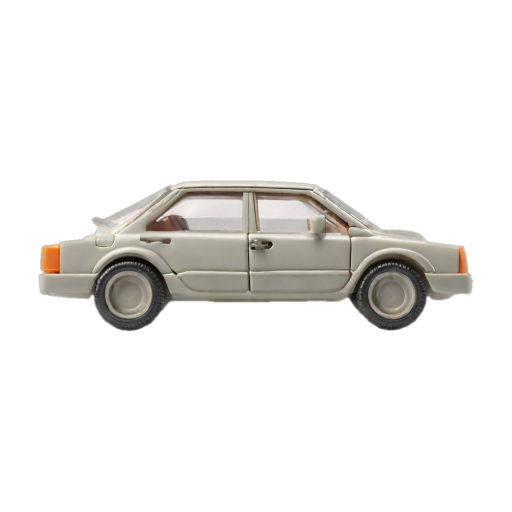
#> input picture examples/outputs/car_side_balanced/selected_rgba.png, 1024 x 1024 px (shown at 1/2 size)
$ python triposr_run.py --input ../examples/outputs/car_side_balanced/selected_rgba.png --out out.png
#> lines starting #> are read from the running program, lines starting #| are printed output that depends on the picture
"""TripoSR adapter (standalone: stdlib + TripoSR's own env only; spec §0 rule 12).

Wraps the repo's OWN entry point `run.py` (pinned 107cefdc). Preprocessing follows run.py exactly:
RGBA composited on 0.5 grey with the object at ~85 % (Stage 4 already centres/pads to 85 %), then
`--no-remove-bg` so TripoSR does not re-matte (never double-matte).
Axis fix (lives only here): TripoSR's raw frame is Objaverse-style (Z up, input camera on +X). Our canonical frame is
+Y up / front +Z, i.e. raw (x, y, z) -> (y, z, x). (tsr.utils.to_gradio_3d_orientation adds a further 180° yaw for
Gradio's camera; using it would make the input view face away from +Z — verified with the silhouette renderer on the
Phase-0 chair mesh and by scripts/calibrate_backend.py on the asymmetric mug.)
--bake-texture is NOT used: Phase 0 showed moderngl needs an X display (headless failure).

    <python> adapters/triposr_run.py --input selected_rgba.png --out raw/ --quality balanced --seed 0
"""
import argparse, json, os, subprocess, sys, threading, time

QUALITY = {  # Phase 0 (Kaggle T4): mc192/chunk2048 -> 3.41 GB peak; mc256/chunk8192 -> 5.55 GB peak
    "fast": {"mc": 192, "chunk": 2048, "bake": False},
    "balanced": {"mc": 256, "chunk": 8192, "bake": False},
    "best": {"mc": 256, "chunk": 8192, "bake": False},
}
OOM_EXIT = 77


class VramPoll(threading.Thread):
    def __init__(self):
        super().__init__(daemon=True); self.peak = 0.0; self.stop = threading.Event(); self.base = self.q()
    @staticmethod
    def q():
        try:
            out = subprocess.run(["nvidia-smi", "--query-gpu=memory.used", "--format=csv,noheader,nounits", "-i",
                                  os.environ.get("CUDA_VISIBLE_DEVICES", "0").split(",")[0]],
                                 capture_output=True, text=True, timeout=10).stdout
            return float(out.split()[0])
        except Exception:
            return 0.0
    def run(self):
        while not self.stop.is_set():
            self.peak = max(self.peak, self.q() - self.base); time.sleep(0.5)


def main():
    ap = argparse.ArgumentParser()
    ap.add_argument("--input", required=True); ap.add_argument("--out", required=True)
    ap.add_argument("--quality", default="balanced", choices=list(QUALITY)); ap.add_argument("--seed", type=int, default=0)
    a = ap.parse_args()
    import numpy as np
    from PIL import Image
    q = QUALITY[a.quality]
    os.makedirs(a.out, exist_ok=True)
    t0 = time.time()
    print("S2S preprocessing", flush=True)
    rgba = np.asarray(Image.open(a.input).convert("RGBA")).astype(np.float32) / 255.0
    rgb = rgba[..., :3] * rgba[..., 3:4] + 0.5 * (1 - rgba[..., 3:4])        # run.py's own compositing
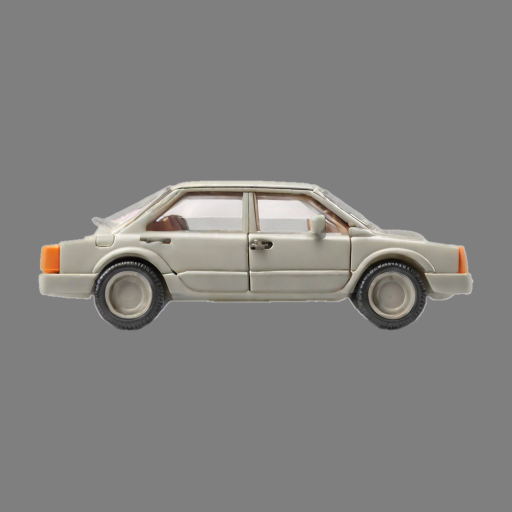
#> rgb: shape (1024, 1024, 3) float32 (shown at 1/2 size); mean R, G, B 0.517, 0.513, 0.506
    grey_path = os.path.join(a.out, "input_grey.png")
    Image.fromarray((rgb * 255).round().astype(np.uint8)).resize((512, 512), Image.LANCZOS).save(grey_path)
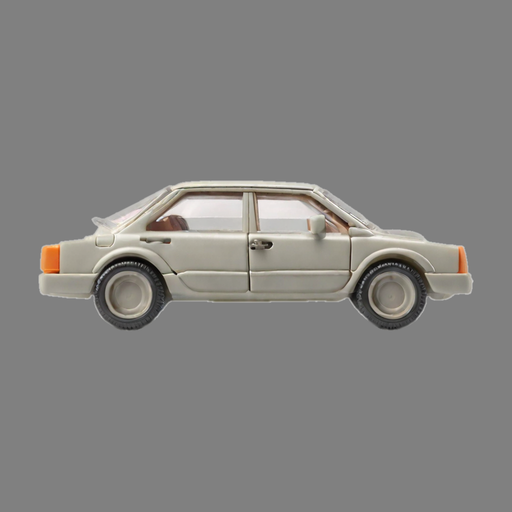
#> saved as input_grey.png: PIL image 512x512 RGB; mean R, G, B 132.3, 131.2, 129.5
    work = os.path.join(a.out, "triposr")
    os.makedirs(os.path.join(work, "0"), exist_ok=True)  # run.py only creates <out>/0 on its rembg path
    cmd = [sys.executable, "run.py", grey_path, "--no-remove-bg", "--output-dir", work, "--mc-resolution", str(q["mc"]),
           "--chunk-size", str(q["chunk"]), "--model-save-format", "obj"]
    if q["bake"]:
        cmd += ["--bake-texture", "--texture-resolution", "1024"]
    print("S2S running TripoSR", flush=True)
    poll = VramPoll(); poll.start()
    p = subprocess.run(cmd, capture_output=True, text=True)
    poll.stop.set()
    sys.stdout.write(p.stdout[-4000:]); sys.stdout.write(p.stderr[-4000:])
    if p.returncode != 0:
        if "out of memory" in (p.stderr + p.stdout).lower():
            print("S2S_OOM"); sys.exit(OOM_EXIT)
        sys.exit(p.returncode)
    import trimesh
    src = os.path.join(work, "0", "mesh.obj")
    mesh = trimesh.load(src, process=False, force="mesh")
    import numpy as np
    mesh.vertices = np.asarray(mesh.vertices)[:, [1, 2, 0]]   # raw (x,y,z) -> (y,z,x): cyclic => proper rotation
    out_mesh = os.path.join(a.out, "mesh.glb")
    mesh.export(out_mesh)
    meta = {"backend": "triposr", "mesh": "mesh.glb", "resolution": q["mc"], "seconds": round(time.time() - t0, 2),
            "vram_peak_gb": round(poll.peak / 1024, 2), "has_uv": bool(q["bake"]), "has_pbr": False,
            "faces": int(len(mesh.faces))}
    json.dump(meta, open(os.path.join(a.out, "meta.json"), "w"))
    print("S2S done", json.dumps(meta), flush=True)


if __name__ == "__main__":
    main()
#> (the call stopped at in q, `out = subprocess.run(["nvidia-smi", "--query-gpu=memory.used", "--form..`: subprocess is not available in this run)

$ run again, with examples/sketches/handdrawn_mug.jpg saved as examples/outputs/car_side_balanced/selected_rgba.png
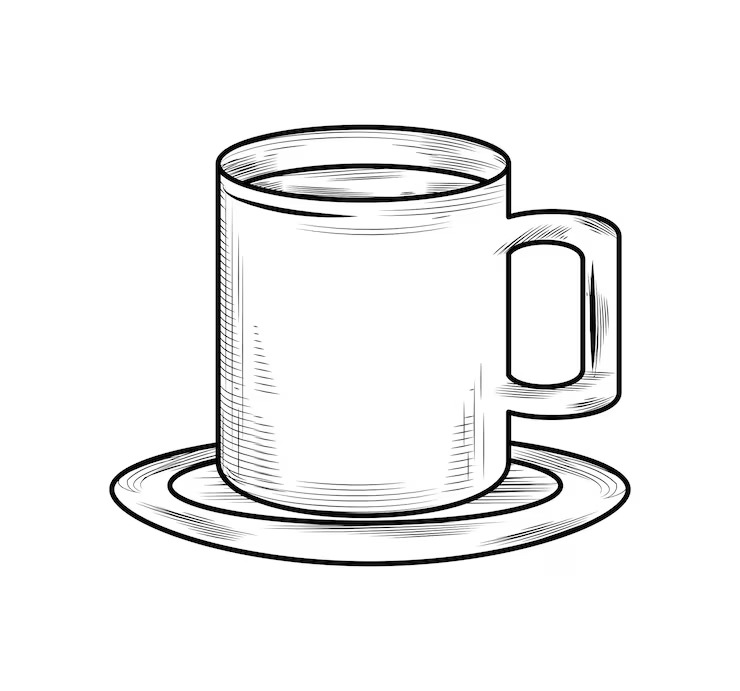
#> input picture examples/sketches/handdrawn_mug.jpg, 740 x 691 px
#> in main, `Image.fromarray((rgb * 255).round().astype(np.uint8)).resize((512, 512..`:
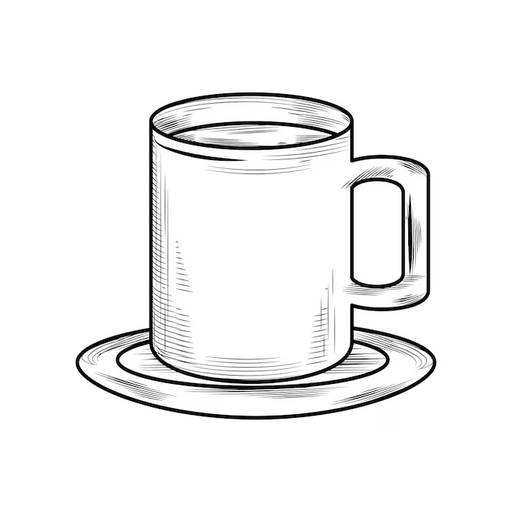
#> saved as input_grey.png: PIL image 512x512 RGB; min 0, max 255, mean 242.3
